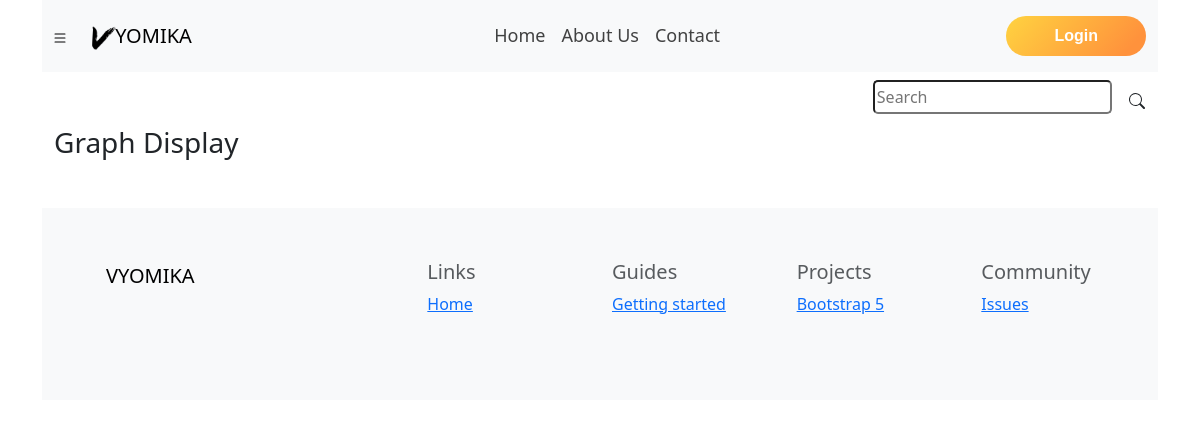
Page /visualize/display/43/ on the earlier database version.
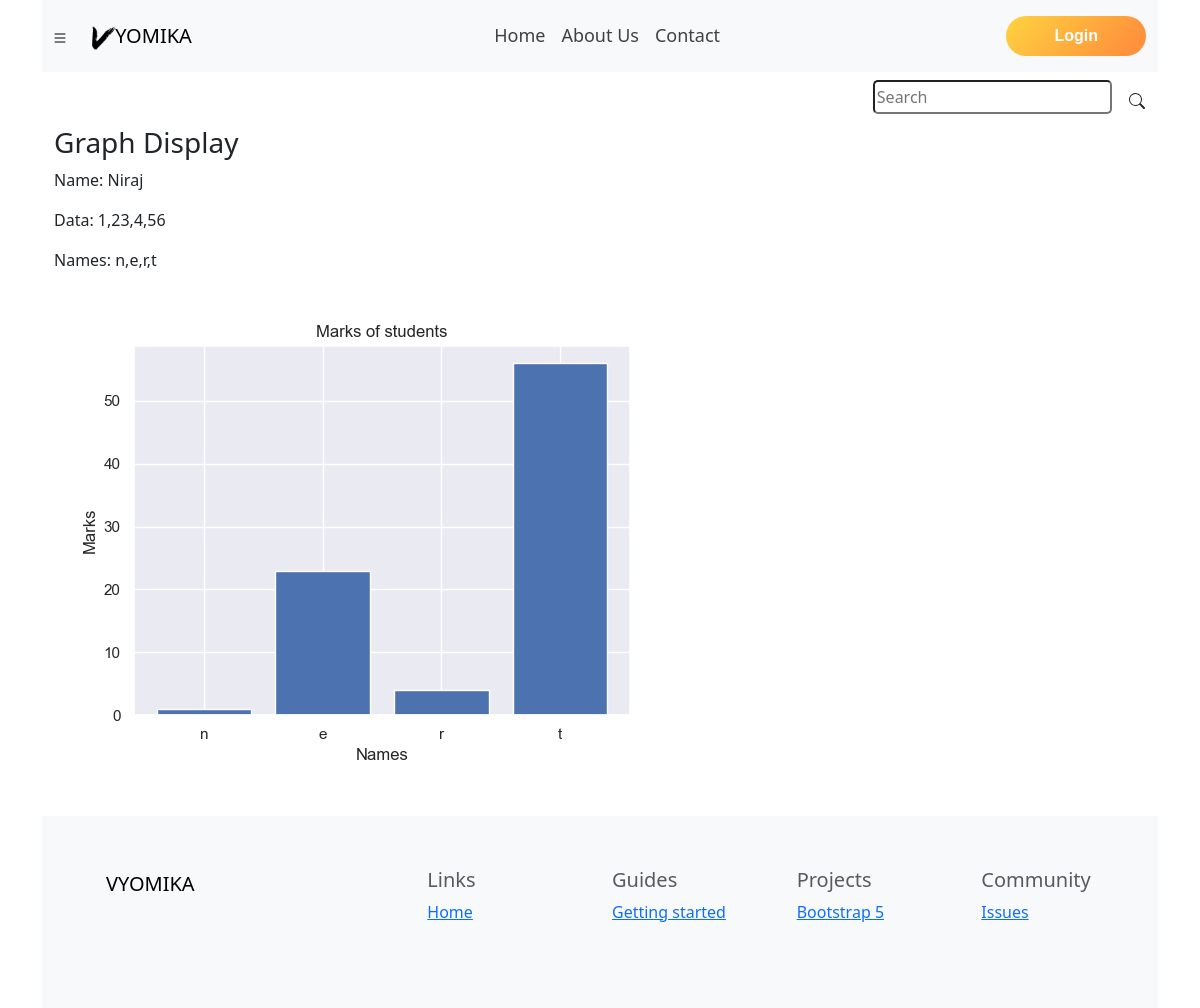
Same page on the later database version.
### Visualize/models.py (models this page shows, shortened)
class Visualize(models.Model):
    snum = models.AutoField(primary_key=True)
    fname = models.CharField(max_length=55, default='')
    datas = models.CharField(max_length=100, default='')
    names = models.CharField(max_length=255, default='')
    graph = models.ImageField(default='', upload_to='')

### Visualize/views.py (the view)
# urls.py: path('display/<int:snum>/', views.displayGraph, name='displayGraph')
def displayGraph(request, snum):
    data = Visualize.objects.filter(snum=snum).first()
    url = f'/media/graph{snum}.png'
    context = {'data': data, 'url':url}
    return render(request, 'Visualize/visualize.html', context)

### templates/Visualize/visualize.html (shortened to what this page needs)
{% extends 'base.html' %}
{% block body %}
<div class="container">
    <h3>Graph Display</h3>
    {% if data %}
    <div>
        <p>Name: {{ data.fname }}</p>
        <p>Data: {{ data.datas }}</p>
        <p>Names: {{ data.names }}</p>
    </div>
    <img src="/media/graph{{data.snum}}.png" alt="Graph {{data.snum}}">
    {% endif %}
</div>
{% endblock %}

### templates/base.html (shortened to what this page needs)
<!doctype html>
<html lang="en">
<head>
    <link href="https://cdn.jsdelivr.net/npm/bootstrap@5.3.0/dist/css/bootstrap.min.css" rel="stylesheet"
>
</head>
<body>
    {% load static %}
    <div class="container">
        <nav class="navbar navbar-expand-lg bg-body-tertiary" style="height: 4.5em;">
            <div class="btn-group">
                <button type="button" class="btn btn-light dropdown-toggle-split" data-bs-toggle="offcanvas"
                    data-bs-target="#offcanvasMenu" aria-controls="offcanvasMenu" aria-expanded="false">
                </button>
            </div>
            <div class="container">
                <a class="navbar-brand" href="/"><img src="{% static 'vlogo.png' %}" alt="logo"
                        style="height: 5em; margin: -2em;"> YOMIKA</a>
                <div class="collapse navbar-collapse" id="navbarSupportedContent"
                    style="justify-content:center; font-size: large">
                    <ul class="nav nav-underline">
                        <li class="nav-item">
                            <a class="nav-link {% block homeactive %}  {% endblock homeactive %}" aria-current="page"
                                href="/" style="color: rgba(0, 0, 0, 0.742);">Home</a>
                        </li>
                        <li class="nav-item">
                            <a class="nav-link {% block aboutactive %}  {% endblock aboutactive %}" href="/about"
                                style="color: rgba(0, 0, 0, 0.742);">About Us</a>
                        </li>
                        <li class="nav-item">
                            <a class="nav-link {% block contactactive %}  {% endblock contactactive %}" href="/contact"
                                style="color: rgba(0, 0, 0, 0.742);">Contact</a>
                        </li>
                    </ul>
                </div>
                <div class="d-grid gap-2" style="float: right;">
                    <button class="btn btn-primary " type="button">Login</button>
                </div>
            </div>
        </nav>
        <div class="col-md-12 my-2 d-flex justify-content-end">
            <form action="#" method="POST" class="form" style="position: initial;">
                <input class="mr-sm-3" type="search" placeholder="Search" aria-label="Search"
                    style="border-radius: 5px; height: 2.1em;">
                <button class="btn btn-outline-none my-2 my-sm-0" type="submit"></button>
            </form>
        </div>
        {% block body %}
        {% endblock %}
        <footer class="bd-footer py-4 py-md-1 mt-5 bg-body-tertiary">
            <div class="container py-4 py-md-5 px-4 px-md-3 text-body-secondary">
                <div class="row">
                    <div class="col-lg-3 mb-3">
                        <a class="d-inline-flex align-items-center mb-2 text-body-emphasis text-decoration-none"
                            href="/" aria-label="Bootstrap">
                            <svg xmlns="http://www.w3.org/2000/svg" width="40" height="32" class="d-block me-2"
                                viewBox="0 0 118 94" role="img">
                                <title>VYOMIKA</title>
                            </svg>
                            <span class="fs-5">VYOMIKA</span>
                        </a>
                    </div>
                    <div class="col-6 col-lg-2 offset-lg-1 mb-3">
                        <h5>Links</h5>
                        <ul class="list-unstyled">
                            <li class="mb-2"><a href="/">Home</a></li>
                        </ul>
                    </div>
                    <div class="col-6 col-lg-2 mb-3">
                        <h5>Guides</h5>
                        <ul class="list-unstyled">
                            <li class="mb-2"><a href="/docs/5.3/getting-started/">Getting started</a></li>
                        </ul>
                    </div>
                    <div class="col-6 col-lg-2 mb-3">
                        <h5>Projects</h5>
                        <ul class="list-unstyled">
                            <li class="mb-2"><a href="https://github.com/twbs/bootstrap">Bootstrap 5</a></li>
                        </ul>
                    </div>
                    <div class="col-6 col-lg-2 mb-3">
                        <h5>Community</h5>
                        <ul class="list-unstyled">
                            <li class="mb-2"><a href="https://github.com/twbs/bootstrap/issues">Issues</a></li>
                        </ul>
                    </div>
                </div>
            </div>
        </footer>
    </div>
</body>
</html>

Differences in the rows shown:
added Visualize: fname "Niraj", datas "1,23,4,56", names "n,e,r,t"
Other differences:
text now shown: "Name: Data: Names:"
